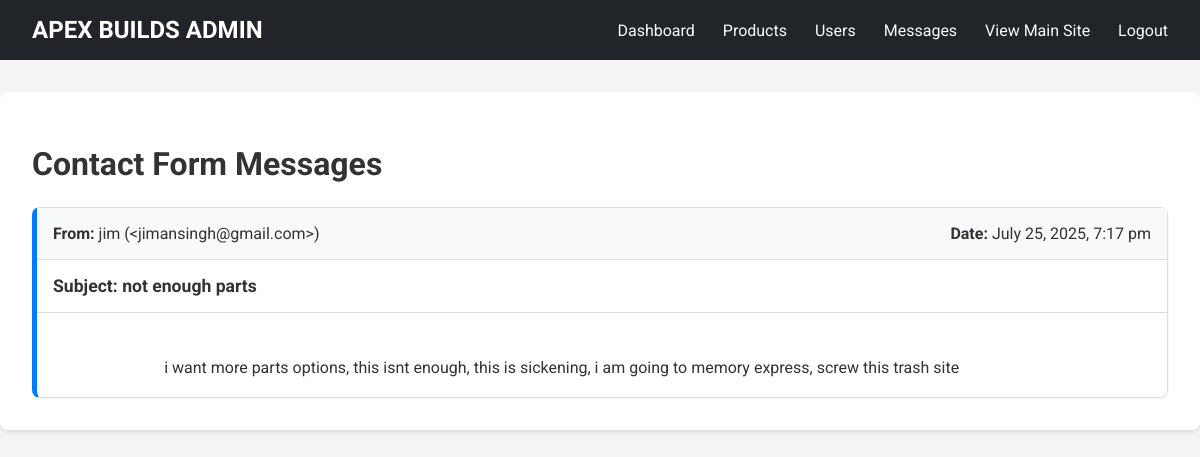
Page /admin/messages.php (signed in) on the committed database.
### tables this page shows
CREATE TABLE `contact_messages` (
  `id` int(11) NOT NULL,
  `name` varchar(100) NOT NULL,
  `email` varchar(100) NOT NULL,
  `subject` varchar(255) NOT NULL,
  `message` text NOT NULL,
  `is_read` tinyint(1) NOT NULL DEFAULT 0,
  `submitted_at` timestamp NOT NULL DEFAULT current_timestamp()
);

### admin/messages.php (the view, shortened to what this page needs)
<?php
require_once '../php/db_connect.php';
$sql = "SELECT id, name, email, subject, message, submitted_at, is_read FROM contact_messages ORDER BY submitted_at DESC";
$result = $conn->query($sql);
$messages = [];
if ($result && $result->num_rows > 0) {
    while ($row = $result->fetch_assoc()) {
        $messages[] = $row;
    }
}
?>
<!DOCTYPE html>
<html lang="en">
<head>
</head>
<body>
    <header class="admin-header">
        <h1>APEX BUILDS ADMIN</h1>
        <nav>
            <a href="index.php">Dashboard</a>
            <a href="products.php">Products</a>
            <a href="users.php">Users</a>
            <a href="messages.php">Messages</a>
            <a href="../index.php" target="_blank">View Main Site</a>
            <a href="../logout.php">Logout</a>
        </nav>
    </header>
    <main>
        <div class="content-container">
            <h1>Contact Form Messages</h1>
            <?php if (empty($messages)): ?>
                <p>There are no messages.</p>
            <?php else: ?>
                <?php foreach ($messages as $message): ?>
                    <div class="message-card <?php echo !$message['is_read'] ? 'unread' : ''; ?>">
                        <div class="message-header">
                            <div>
                                <strong>From:</strong> <?php echo htmlspecialchars($message['name']); ?>
                                (&lt;<?php echo htmlspecialchars($message['email']); ?>&gt;)
                            </div>
                            <div>
                                <strong>Date:</strong> <?php echo date("F j, Y, g:i a", strtotime($message['submitted_at'])); ?>
                            </div>
                        </div>
                        <div class="message-subject">
                            <strong>Subject:</strong> <?php echo htmlspecialchars($message['subject']); ?>
                        </div>
                        <div class="message-body">
                            <?php echo nl2br(htmlspecialchars($message['message'])); ?>
                        </div>
                    </div>
                <?php endforeach; ?>
            <?php endif; ?>
        </div>
    </main>
</body>
</html>

### admin/messages.php (style rules this page uses)
body { font-family: Roboto, sans-serif; background-color: #f4f4f4; color: #333; margin: 0; }
.admin-header { background-color: #212529; color: white; padding: 1rem 2rem; display: flex; justify-content: space-between; align-items: center; }
.admin-header h1 { font-family: 'Orbitron', sans-serif; font-size: 1.5rem; margin: 0; }
.admin-header a { color: #f8f9fa; text-decoration: none; margin-left: 1.5rem; }
.content-container { max-width: 1200px; margin: 2rem auto; background-color: #fff; padding: 2rem; border-radius: 8px; box-shadow: 0 2px 4px rgba(0,0,0,0.1); }
.message-card { border: 1px solid #ddd; border-radius: 8px; margin-top: 1.5rem; box-shadow: 0 1px 3px rgba(0,0,0,0.05); }
.message-card.unread { border-left: 5px solid #007bff; }
.message-header { background-color: #f8f9fa; padding: 1rem; display: flex; justify-content: space-between; border-bottom: 1px solid #ddd; }
.message-subject { padding: 1rem; font-size: 1.1rem; border-bottom: 1px solid #ddd; font-weight: bold; }
.message-body { padding: 1rem; white-space: pre-wrap; line-height: 1.6; }

### rows in the picture
contact_messages: name "jim", email "jimansingh@gmail.com", submitted_at "July 25, 2025, 7:17 pm", subject "not enough parts", message "i want more parts options, this isnt enough, this is sickening, i am going to memory express, screw this trash site"
